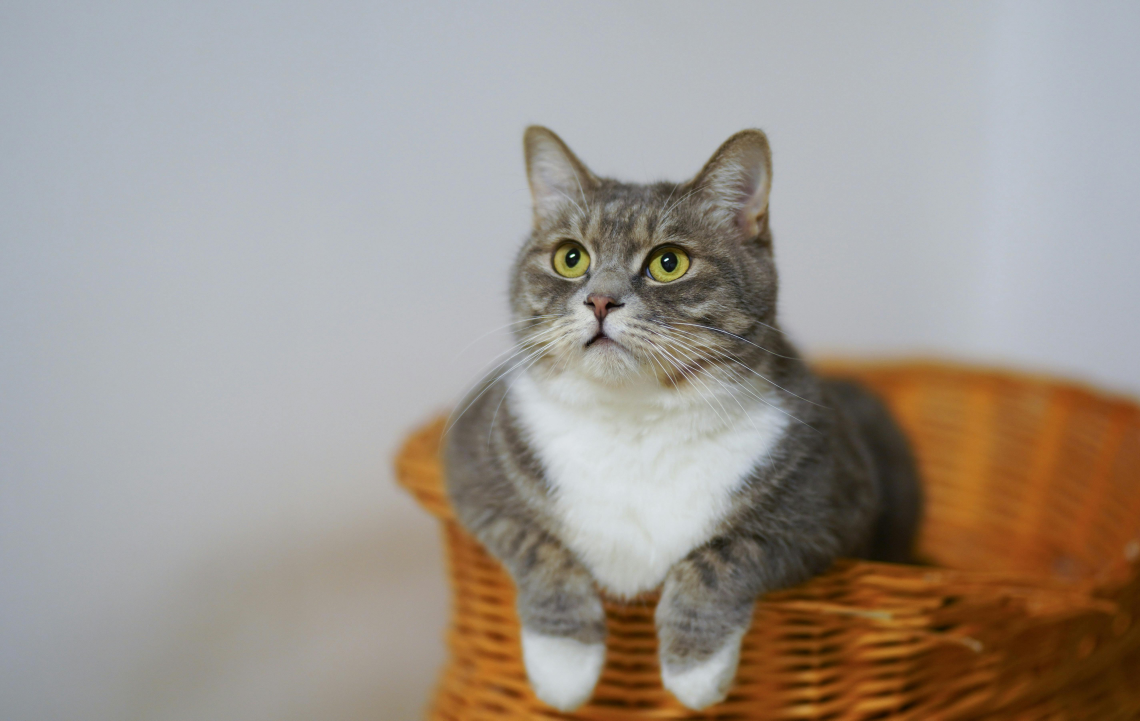
#> input picture Clustering/animals/cat10.jpg, 5700 x 3601 px (shown at 1/5 size); its folder holds 4 pictures in this run
$ jupyter execute --allow-errors clustering.ipynb
#> lines starting #> are read from the running program, lines starting #| are printed output that depends on the picture
[cell 1]
import cv2 as cv
import glob
import numpy as np
import pandas as pd
import seaborn as sns
import matplotlib.pyplot as plt
from sklearn.cluster import KMeans

[cell 2]
class algo:
    def __init__(self):
        self.animalImages = []
        self.vectorImages = []
        self.train = []
        self.test= []
        self.model = 0
        self.path = 'E:/progamming/Machine learning/internship/Clustering/animals/*.jpg'

    def readImages(self):
        temp = glob.glob(self.path)
        for image in temp:
            temp2 = cv.imread(image)
#> temp2 is the input picture: shape (3601, 5700, 3); mean B, G, R 144.2, 151.7, 159.6
            self.animalImages.append(temp2)

        print("Read ", len(self.animalImages), " images")

    def display(self):
        for idx, image in enumerate(self.animalImages):
            cv.imshow(f'Image {idx}', image)
            cv.waitKey(0)
        cv.destroyAllWindows()

    def resizeImages(self):
        resizedImages = []
        for image in self.animalImages:
            resize = cv.resize(image, (128, 128), interpolation=cv.INTER_AREA)
            resizedImages.append(resize)
#> this loop made 4 passes
#> pass 1, in resizeImages, `resize = cv.resize(image, (128, 128), interpolation=cv.INTER_AREA)`:
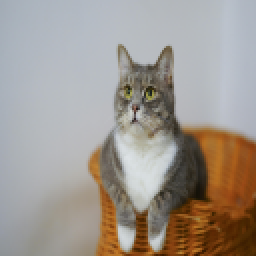
#> resize: shape (128, 128, 3) (shown 2 times larger); mean B, G, R 144.2, 151.7, 159.6
#> pass 2, in resizeImages, `resize = cv.resize(image, (128, 128), interpolation=cv.INTER_AREA)`:
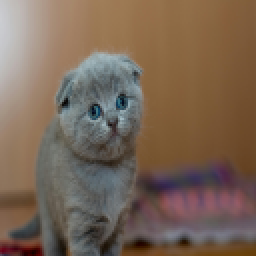
#> resize: shape (128, 128, 3) (shown 2 times larger); mean B, G, R 85.2, 101.6, 121.8
#> pass 3, in resizeImages, `resize = cv.resize(image, (128, 128), interpolation=cv.INTER_AREA)`:
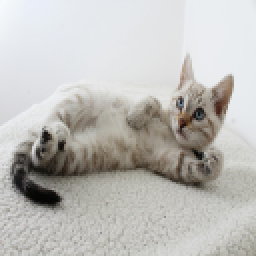
#> resize: shape (128, 128, 3) (shown 2 times larger); mean B, G, R 185.9, 189.2, 190.5

        self.animalImages = resizedImages
        print("Resized all images")

    def flattenImages(self):
        for image in self.animalImages:
            array = np.array(image)
            vector = array.flatten()
            self.vectorImages.append(vector)

            #print("Original shape:", array.shape)
            #print("Flattened shape:", vector.shape)

    def normalizePixels(self):
        normal = []
        for image in self.vectorImages:
            norm = image / 255
            normal.append(norm)

        self.vectorImages = normal

    def splitData(self):
        self.train = np.concatenate((self.vectorImages[0:10], self.vectorImages[15:25]), axis=0)
        self.test = np.concatenate((self.vectorImages[10:15], self.vectorImages[25:30]), axis=0)

        self.train = np.array(self.train)
        self.test = np.array(self.test)

        np.random.seed(42)
        np.random.shuffle(self.train)
        np.random.shuffle(self.test)

        print(len(self.train))
        print(len(self.test))

    def training(self):
        self.model = KMeans(n_clusters=2, random_state=24, n_init='auto')
        self.model.fit(self.train)

        print("Cluster Assignment: ", self.model.labels_)
        print("Cluster Centroids are: ", self.model.cluster_centers_)

    def testing(self):
        print("Testing prediction: ", self.model.predict(self.test))
